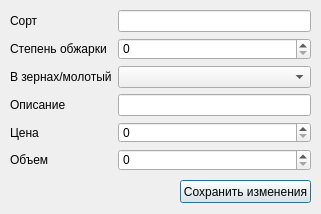
<?xml version="1.0" encoding="UTF-8"?>
<ui version="4.0">
 <class>Dialog</class>
 <widget class="QDialog" name="Dialog">
  <property name="geometry">
   <rect>
    <x>0</x>
    <y>0</y>
    <width>321</width>
    <height>214</height>
   </rect>
  </property>
  <property name="windowTitle">
   <string>Coffee</string>
  </property>
  <widget class="QPushButton" name="pushButton">
   <property name="geometry">
    <rect>
     <x>180</x>
     <y>180</y>
     <width>131</width>
     <height>23</height>
    </rect>
   </property>
   <property name="text">
    <string>Сохранить изменения</string>
   </property>
  </widget>
  <widget class="QWidget" name="formLayoutWidget">
   <property name="geometry">
    <rect>
     <x>10</x>
     <y>10</y>
     <width>301</width>
     <height>161</height>
    </rect>
   </property>
   <layout class="QFormLayout" name="formLayout">
    <item row="0" column="1">
     <widget class="QLineEdit" name="sort"/>
    </item>
    <item row="1" column="1">
     <widget class="QSpinBox" name="roast"/>
    </item>
    <item row="2" column="1">
     <widget class="QComboBox" name="beans">
      <property name="currentText">
       <string/>
      </property>
     </widget>
    </item>
    <item row="3" column="1">
     <widget class="QLineEdit" name="taste"/>
    </item>
    <item row="4" column="1">
     <widget class="QSpinBox" name="price">
      <property name="maximum">
       <number>10000</number>
      </property>
     </widget>
    </item>
    <item row="5" column="1">
     <widget class="QSpinBox" name="volume">
      <property name="maximum">
       <number>10000</number>
      </property>
     </widget>
    </item>
    <item row="0" column="0">
     <widget class="QLabel" name="label">
      <property name="text">
       <string>Сорт</string>
      </property>
     </widget>
    </item>
    <item row="1" column="0">
     <widget class="QLabel" name="label_2">
      <property name="text">
       <string>Степень обжарки</string>
      </property>
     </widget>
    </item>
    <item row="2" column="0">
     <widget class="QLabel" name="label_6">
      <property name="text">
       <string>В зернах/молотый</string>
      </property>
     </widget>
    </item>
    <item row="3" column="0">
     <widget class="QLabel" name="label_5">
      <property name="text">
       <string>Описание</string>
      </property>
     </widget>
    </item>
    <item row="4" column="0">
     <widget class="QLabel" name="label_4">
      <property name="text">
       <string>Цена</string>
      </property>
     </widget>
    </item>
    <item row="5" column="0">
     <widget class="QLabel" name="label_3">
      <property name="text">
       <string>Объем</string>
      </property>
     </widget>
    </item>
   </layout>
  </widget>
 </widget>
 <resources/>
 <connections>
  <connection>
   <sender>pushButton</sender>
   <signal>clicked()</signal>
   <receiver>Dialog</receiver>
   <slot>accept()</slot>
   <hints>
    <hint type="sourcelabel">
     <x>195</x>
     <y>191</y>
    </hint>
    <hint type="destinationlabel">
     <x>120</x>
     <y>180</y>
    </hint>
   </hints>
  </connection>
 </connections>
</ui>
